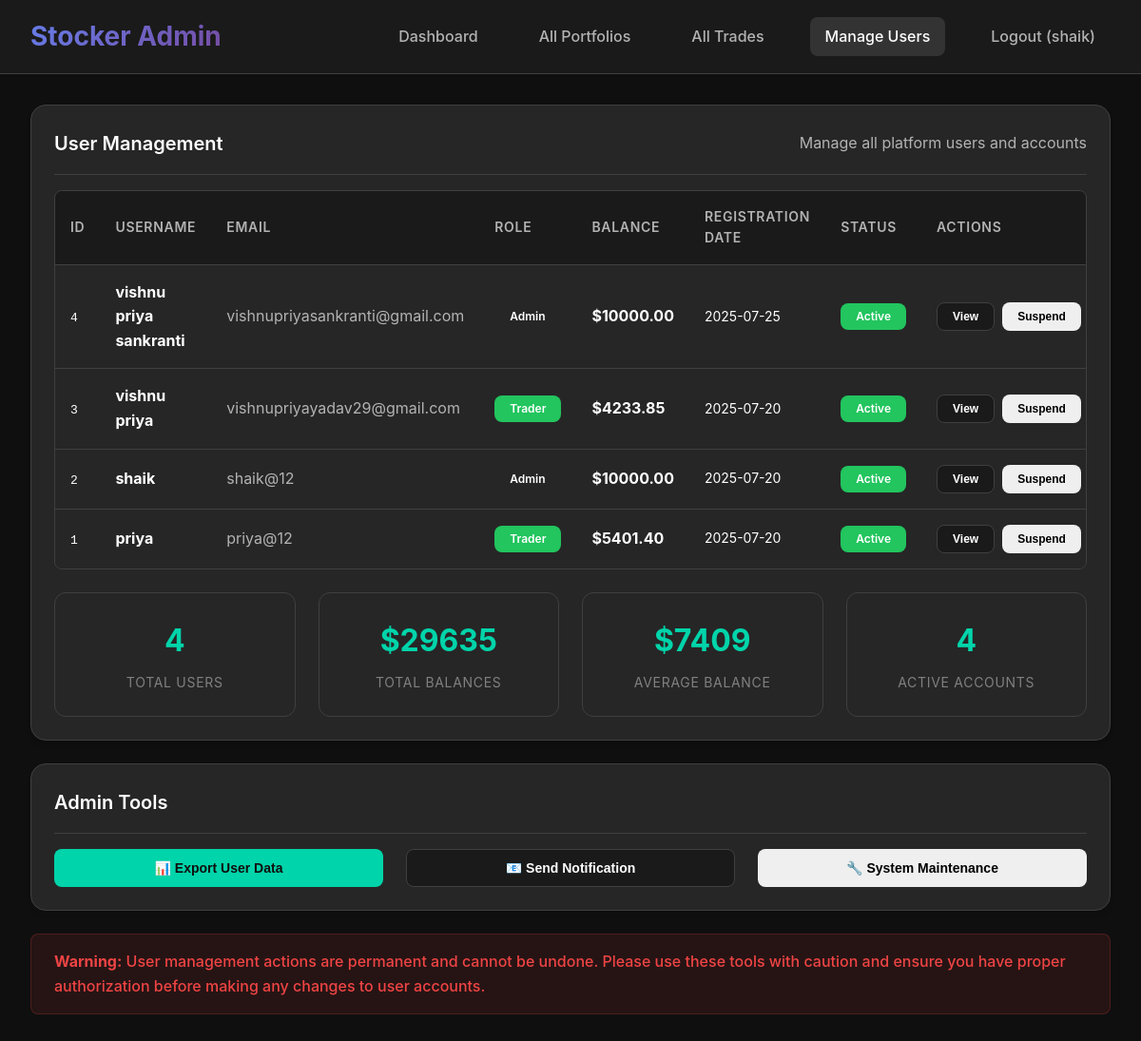
The app's page /admin/manage (signed in) with its own data.
### tables this page shows
CREATE TABLE users (
            id INTEGER PRIMARY KEY AUTOINCREMENT,
            username TEXT UNIQUE NOT NULL,
            email TEXT UNIQUE NOT NULL,
            password_hash TEXT NOT NULL,
            role TEXT DEFAULT 'trader',
            balance REAL DEFAULT 10000.0,
            created_at TIMESTAMP DEFAULT CURRENT_TIMESTAMP
        );

### app.py (the view)
@app.route('/admin/manage')
def admin_manage():
    if 'user_id' not in session or session.get('role') != 'admin':
        flash('Access denied! Admin privileges required.')
        return redirect(url_for('login'))
    conn = sqlite3.connect('stocker.db')
    cursor = conn.cursor()
    cursor.execute('''
        SELECT id, username, email, balance, role, created_at
        FROM users
        ORDER BY created_at DESC
    ''')
    users = cursor.fetchall()
    conn.close()
    return render_template('admin_manage.html', users=users)

### templates/admin_manage.html (shortened to what this page needs)
<!DOCTYPE html>
<html lang="en">
<head>
    <link rel="stylesheet" href="{{ url_for('static', filename='styles.css') }}">
</head>
<body class="admin-page">
    <header class="header">
        <div class="container">
            <nav class="nav">
                <a href="/admin/dashboard" class="logo">Stocker Admin</a>
                <div class="nav-links">
                    <a href="/admin/dashboard" class="nav-link">Dashboard</a>
                    <a href="/admin/portfolio" class="nav-link">All Portfolios</a>
                    <a href="/admin/history" class="nav-link">All Trades</a>
                    <a href="/admin/manage" class="nav-link active">Manage Users</a>
                    <a href="/logout" class="nav-link">Logout ({{ session.username }})</a>
                </div>
            </nav>
        </div>
    </header>
    <main class="main-content">
        <div class="container">
            <div class="card">
                <div class="card-header">
                    <h2 class="card-title">User Management</h2>
                    <div class="text-secondary">Manage all platform users and accounts</div>
                </div>
                {% if users %}
                    <div class="table-container">
                        <table class="table">
                            <thead>
                                <tr>
                                    <th>ID</th>
                                    <th>Username</th>
                                    <th>Email</th>
                                     <th>Role</th>
                                    <th>Balance</th>
                                    <th>Registration Date</th>
                                    <th>Status</th>
                                    <th>Actions</th>
                                </tr>
                            </thead>
                            <tbody>
                                {% for user in users %}
                                <tr>
                                    <td>
                                        <code>{{ user[0] }}</code>
                                    </td>
                                    <td>
                                        <strong>{{ user[1] }}</strong>
                                    </td>
                                    <td>
                                        <span class="text-secondary">{{ user[2] }}</span>
                                    </td>
                                    <td>
                                        <span class="btn btn-sm {% if user[4] == 'admin' %}btn-warning{% else %}btn-success{% endif %}">
                                            {{ user[4].title() }}
                                        </span>
                                    </td>
                                    <td>
                                        <strong>${{ "%.2f"|format(user[3]) }}</strong>
                                     </td>
                                     <td>
                                         <div style="font-size: 0.875rem;">
                                             {{ user[5][:10] }}
                                         </div>
                                    </td>
                                    <td>
                                        <span class="btn btn-sm btn-success">Active</span>
                                    </td>
                                    <td>
                                        <div style="display: flex; gap: 0.5rem;">
                                            <button
                                                class="btn btn-sm btn-secondary user-action"
                                                data-action="view"
                                                data-user-id="{{ user[0] }}"
                                                onclick="viewUser('{{ user[1] }}', '{{ user[2] }}', '{{ user[4] }}', {{ user[3] }}, '{{ user[5] }}')"
                                            >
                                                View
                                            </button>
                                            <button
                                                class="btn btn-sm btn-warning user-action"
                                                data-action="suspend"
                                                data-user-id="{{ user[0] }}"
                                            >
                                                Suspend
                                            </button>
                                        </div>
                                    </td>
                                </tr>
                                {% endfor %}
                            </tbody>
                        </table>
                    </div>
                    <div class="grid grid-4 mt-4">
                        <div class="stat-card">
                            <div class="stat-value">{{ users|length }}</div>
                            <div class="stat-label">Total Users</div>
                        </div>
                        <div class="stat-card">
                            {% set total_balance = users | sum(attribute=3) %}
                            <div class="stat-value">${{ "%.0f"|format(total_balance) }}</div>
                            <div class="stat-label">Total Balances</div>
                        </div>
                        <div class="stat-card">
                            {% set avg_balance = total_balance / users|length if users|length > 0 else 0 %}
                            <div class="stat-value">${{ "%.0f"|format(avg_balance) }}</div>
                            <div class="stat-label">Average Balance</div>
                        </div>
                        <div class="stat-card">
                            <div class="stat-value">{{ users|length }}</div>
                            <div class="stat-label">Active Accounts</div>
                        </div>
                    </div>
                {% else %}
                    <div class="text-center p-4">
                        <div style="font-size: 3rem; margin-bottom: 1rem;">👥</div>
                        <h3>No Users Found</h3>
                        <p class="text-secondary">No users have registered on the platform yet.</p>
                    </div>
                {% endif %}
            </div>
            <div class="card">
                <div class="card-header">
                    <h3 class="card-title">Admin Tools</h3>
                </div>
                <div class="grid grid-3">
                    <button class="btn btn-primary" onclick="exportUserData()">
                        📊 Export User Data
                    </button>
                    <button class="btn btn-secondary" onclick="sendBulkNotification()">
                        📧 Send Notification
                    </button>
                    <button class="btn btn-warning" onclick="systemMaintenance()">
                        🔧 System Maintenance
                    </button>
                </div>
            </div>
            <div class="alert alert-danger">
                <strong>Warning:</strong> User management actions are permanent and cannot be undone.
                Please use these tools with caution and ensure you have proper authorization before
                making any changes to user accounts.
            </div>
        </div>
    </main>
</body>
</html>

### static/styles.css (style rules this page uses)
:root { --primary-bg: #0f0f0f; --secondary-bg: #1a1a1a; --card-bg: #262626; --hover-bg: #333333; --accent-color: #00d4aa; --accent-hover: #00b595; --text-primary: #ffffff; --text-secondary: #b3b3b3; --text-muted: #808080; --border-color: #404040; --success-color: #22c55e; --danger-color: #ef4444; --warning-color: #f59e0b; --gradient-primary: linear-gradient(135deg, #667eea 0%, #764ba2 100%); --gradient-secondary: linear-gradient(135deg, #f093fb 0%, #f5576c 100%); --shadow-sm: 0 1px 2px 0 rgb(0 0 0 / 0.05); --shadow-md: 0 4px 6px -1px rgb(0 0 0 / 0.1), 0 2px 4px -2px rgb(0 0 0 / 0.1); --shadow-lg: 0 10px 15px -3px rgb(0 0 0 / 0.1), 0 4px 6px -4px rgb(0 0 0 / 0.1); }
* { margin: 0; padding: 0; box-sizing: border-box; }
body { font-family: 'Inter', -apple-system, BlinkMacSystemFont, 'Segoe UI', Roboto, sans-serif; background: var(--primary-bg); color: var(--text-primary); line-height: 1.6; min-height: 100vh; }
.container { max-width: 1400px; margin: 0 auto; padding: 0 2rem; }
.main-content { padding: 2rem 0; min-height: calc(100vh - 80px); }
.header { background: var(--secondary-bg); border-bottom: 1px solid var(--border-color); padding: 1rem 0; position: sticky; top: 0; z-index: 100; backdrop-filter: blur(10px); }
.nav { display: flex; justify-content: space-between; align-items: center; }
.logo { font-size: 1.75rem; font-weight: 700; background: var(--gradient-primary); -webkit-background-clip: text; -webkit-text-fill-color: transparent; background-clip: text; text-decoration: none; }
.nav-links { display: flex; gap: 2rem; align-items: center; }
.nav-link { color: var(--text-secondary); text-decoration: none; font-weight: 500; padding: 0.5rem 1rem; border-radius: 0.5rem; transition: all 0.3s ease; }
.nav-link:hover, .nav-link.active { color: var(--text-primary); background: var(--hover-bg); }
.card { background: var(--card-bg); border: 1px solid var(--border-color); border-radius: 1rem; padding: 1.5rem; margin-bottom: 1.5rem; box-shadow: var(--shadow-md); transition: all 0.3s ease; }
.card-header { display: flex; justify-content: space-between; align-items: center; margin-bottom: 1rem; padding-bottom: 1rem; border-bottom: 1px solid var(--border-color); }
.card-title { font-size: 1.25rem; font-weight: 600; color: var(--text-primary); }
.grid { display: grid; gap: 1.5rem; }
.grid-3 { grid-template-columns: repeat(auto-fit, minmax(250px, 1fr)); }
.grid-4 { grid-template-columns: repeat(auto-fit, minmax(200px, 1fr)); }
.btn { display: inline-flex; align-items: center; justify-content: center; gap: 0.5rem; padding: 0.75rem 1.5rem; border: none; border-radius: 0.5rem; font-weight: 600; text-decoration: none; cursor: pointer; transition: all 0.3s ease; font-size: 0.875rem; line-height: 1; }
.btn-primary { background: var(--accent-color); color: var(--primary-bg); }
.btn-secondary { background: var(--secondary-bg); color: var(--text-primary); border: 1px solid var(--border-color); }
.btn-success { background: var(--success-color); color: white; }
.btn-sm { padding: 0.5rem 1rem; font-size: 0.75rem; }
.table-container { overflow-x: auto; border-radius: 0.5rem; border: 1px solid var(--border-color); }
.table { width: 100%; border-collapse: collapse; background: var(--card-bg); }
.table th, .table td { padding: 1rem; text-align: left; border-bottom: 1px solid var(--border-color); }
.table th { background: var(--secondary-bg); font-weight: 600; color: var(--text-secondary); font-size: 0.875rem; text-transform: uppercase; letter-spacing: 0.05em; }
.table tr:last-child td { border-bottom: none; }
.stat-card { background: var(--card-bg); border: 1px solid var(--border-color); border-radius: 0.75rem; padding: 1.5rem; text-align: center; }
.stat-value { font-size: 2rem; font-weight: 700; color: var(--accent-color); margin-bottom: 0.5rem; }
.stat-label { font-size: 0.875rem; color: var(--text-muted); text-transform: uppercase; letter-spacing: 0.05em; }
.alert { padding: 1rem 1.5rem; border-radius: 0.5rem; margin-bottom: 1rem; font-weight: 500; }
.alert-danger { background: rgba(239, 68, 68, 0.1); border: 1px solid rgba(239, 68, 68, 0.2); color: var(--danger-color); }
.text-secondary { color: var(--text-secondary); }
.mt-4 { margin-top: 1.5rem; }

### records on screen
users: username "shaik", id "2", email "shaik@12", role "Admin", balance "10000.00", created_at "2025-07-20"
users: id "4", username "vishnu priya sankranti", email "vishnupriyasankranti@gmail.com", role "Admin", balance "10000.00", created_at "2025-07-25"
users: id "3", username "vishnu priya", email "vishnupriyayadav29@gmail.com", role "Trader", balance "4233.85", created_at "2025-07-20"
users: id "1", username "priya", email "priya@12", role "Trader", balance "5401.40", created_at "2025-07-20"

### other values on screen
{{ users|length }} "4"
{{ "%.0f"|format(total_balance) }} "29635"
{{ "%.0f"|format(avg_balance) }} "7409"
